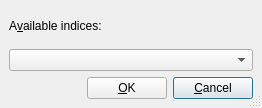
<ui version="4.0" >
 <class>PrintindexUi</class>
 <widget class="QDialog" name="PrintindexUi" >
  <property name="geometry" >
   <rect>
    <x>0</x>
    <y>0</y>
    <width>262</width>
    <height>108</height>
   </rect>
  </property>
  <property name="windowTitle" >
   <string/>
  </property>
  <property name="sizeGripEnabled" >
   <bool>true</bool>
  </property>
  <layout class="QGridLayout" >
   <property name="margin" >
    <number>9</number>
   </property>
   <property name="spacing" >
    <number>6</number>
   </property>
   <item row="1" column="0" >
    <spacer>
     <property name="orientation" >
      <enum>Qt::Horizontal</enum>
     </property>
     <property name="sizeHint" >
      <size>
       <width>71</width>
       <height>20</height>
      </size>
     </property>
    </spacer>
   </item>
   <item row="1" column="1" >
    <widget class="QPushButton" name="okPB" >
     <property name="text" >
      <string>&amp;OK</string>
     </property>
     <property name="default" >
      <bool>false</bool>
     </property>
    </widget>
   </item>
   <item row="0" column="0" colspan="3" >
    <layout class="QVBoxLayout" >
     <property name="margin" >
      <number>0</number>
     </property>
     <property name="spacing" >
      <number>6</number>
     </property>
     <item>
      <widget class="QLabel" name="indicesLA" >
       <property name="text" >
        <string>A&amp;vailable indices:</string>
       </property>
       <property name="buddy" >
        <cstring>indicesCO</cstring>
       </property>
      </widget>
     </item>
     <item>
      <widget class="QComboBox" name="indicesCO" >
       <property name="toolTip" >
        <string>Select the index this entry should be listed in.</string>
       </property>
      </widget>
     </item>
    </layout>
   </item>
   <item row="1" column="2" >
    <widget class="QPushButton" name="cancelPB" >
     <property name="text" >
      <string>&amp;Cancel</string>
     </property>
     <property name="default" >
      <bool>true</bool>
     </property>
    </widget>
   </item>
  </layout>
 </widget>
 <tabstops>
  <tabstop>indicesCO</tabstop>
  <tabstop>okPB</tabstop>
  <tabstop>cancelPB</tabstop>
 </tabstops>
 <includes>
  <include location="local" >qt_i18n.h</include>
 </includes>
 <resources/>
 <connections/>
</ui>
